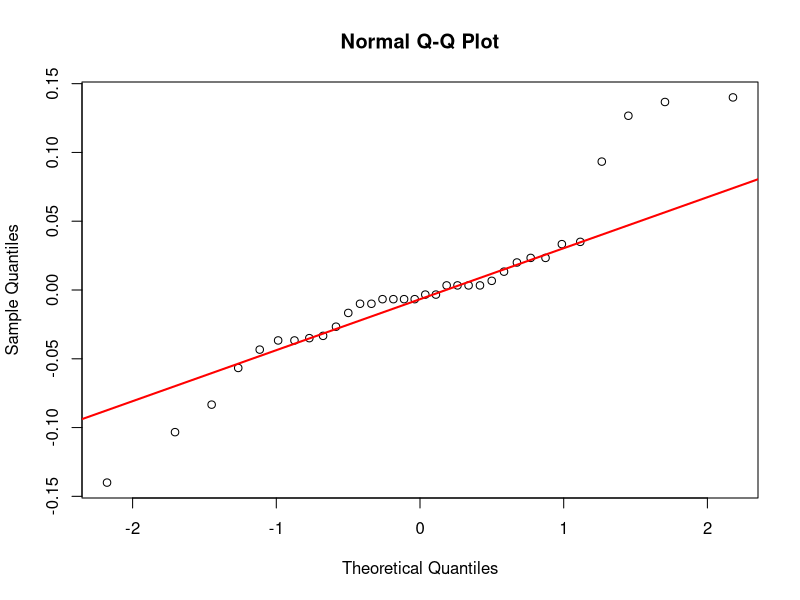
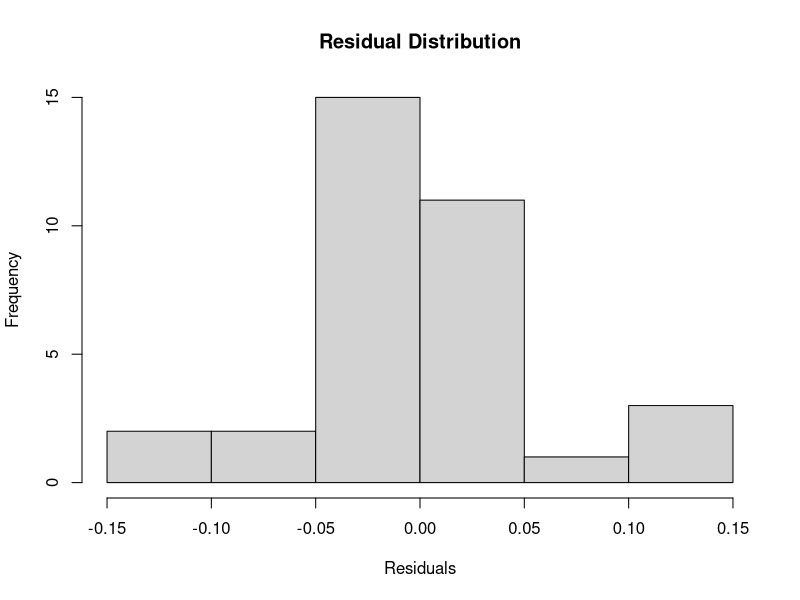
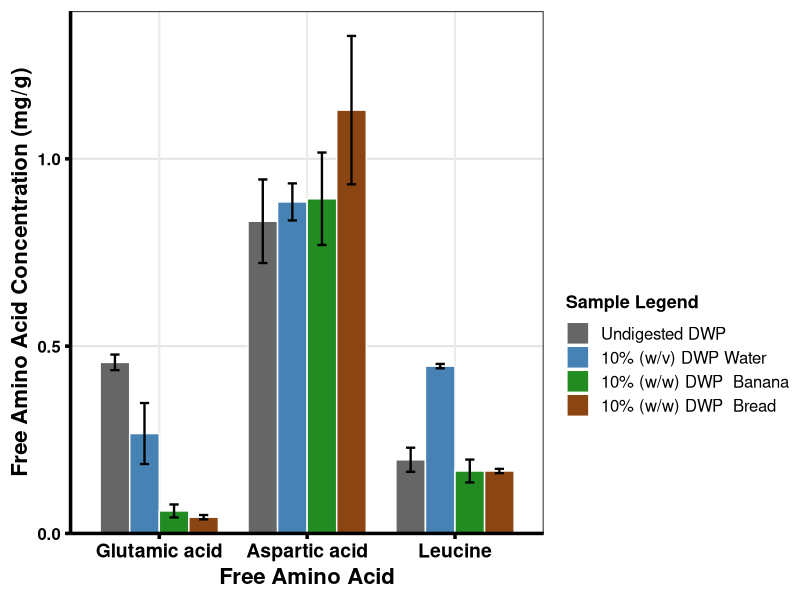

Generate these figures, in order, with R: (Note: this script raises an error after producing the figures.)
# =====================================================================
# Free amino acid release from Lemna minor duckweed after in vitro digestion
# Statistics (TWO-way ANOVA + INTERACTION)
# Conference Poster Version (Portrait)
# =====================================================================

library(tidyverse)

# ---------------------------------------------------------------------
# 1. Data
# ---------------------------------------------------------------------

codes <- c("ND", "W", "Bn", "Br")

labels <- c(
  ND = "Undigested DWP",
  W = "10% (w/v) DWP Water",
  Bn = "10% (w/w) DWP  Banana",
  Br = "10% (w/w) DWP  Bread"
)

cols <- c(
  ND = "grey40",
  W = "steelblue",
  Bn = "forestgreen",
  Br = "saddlebrown"
)

dat <- tribble(
  ~amino_acid, ~treatment, ~r1, ~r2, ~r3,
  
  "Glutamic acid", "ND", 0.44, 0.45, 0.48,
  "Glutamic acid", "W", 0.23, 0.21, 0.36,
  "Glutamic acid", "Bn", 0.05, 0.05, 0.08,
  "Glutamic acid", "Br", 0.04, 0.04, 0.05,
  
  "Aspartic acid", "ND", 0.96, 0.75, 0.79,
  "Aspartic acid", "W", 0.85, NA, 0.92,
  "Aspartic acid", "Bn", 0.86, 1.03, 0.79,
  "Aspartic acid", "Br", 0.99, NA, 1.27,
  
  "Leucine", "ND", 0.22, 0.16, 0.21,
  "Leucine", "W", 0.45, 0.45, 0.44,
  "Leucine", "Bn", 0.16, 0.20, 0.14,
  "Leucine", "Br", 0.17, 0.16, 0.17
) |>
  pivot_longer(
    r1:r3,
    names_to = "replicate",
    values_to = "conc"
  ) |>
  dplyr::filter(!is.na(conc)) |>
  mutate(
    amino_acid = factor(
      amino_acid,
      levels = c(
        "Glutamic acid",
        "Aspartic acid",
        "Leucine"
      )
    ),
    treatment = factor(
      treatment,
      levels = codes
    )
  )

# =====================================================================
# TWO-WAY ANOVA
# =====================================================================

library(tidyverse)
library(car)
library(broom)

# ---------------------------------------------------------------------
# Two-way ANOVA
# ---------------------------------------------------------------------

fit2 <- aov(conc ~ treatment * amino_acid, data = dat)

cat("\n=== TWO-WAY ANOVA ===\n")
print(summary(fit2))

# =====================================================================
# ASSUMPTION CHECKS
# =====================================================================

# ---------------------------------------------------------------------
# Normality of residuals
# ---------------------------------------------------------------------

res <- residuals(fit2)

cat("\n=== SHAPIRO-WILK TEST ===\n")
print(shapiro.test(res))

qqnorm(res)
qqline(res, col = "red", lwd = 2)

hist(
  res,
  main = "Residual Distribution",
  xlab = "Residuals"
)

# ---------------------------------------------------------------------
# Homogeneity of Variance
# ---------------------------------------------------------------------

cat("\n=== LEVENE TEST ===\n")

levene_result <- leveneTest(
  conc ~ interaction(treatment, amino_acid),
  data = dat
)

print(levene_result)

# =====================================================================
# SUMMARY STATISTICS
# =====================================================================

plot_data <- dat %>%
  group_by(amino_acid, treatment) %>%
  summarise(
    n = n(),
    mean = mean(conc),
    sd = sd(conc),
    .groups = "drop"
  )

cat("\n=== SUMMARY STATISTICS ===\n")
print(plot_data)

# =====================================================================
# BAR CHART (MEAN ± SD)
# =====================================================================

dodge <- position_dodge(width = 0.8)

p_twoway <- ggplot(
  plot_data,
  aes(
    x = amino_acid,
    y = mean,
    fill = treatment
  )
) +
  
  geom_col(
    position = dodge,
    width = 0.8,
    colour = "white"
  ) +
  
  geom_errorbar(
    aes(
      ymin = mean - sd,
      ymax = mean + sd
    ),
    position = dodge,
    width = 0.25,
    linewidth = 0.8
  ) +
  
  scale_fill_manual(
    values = cols,
    labels = labels,
    name = "Sample Legend"
  ) +
  
  scale_y_continuous(
    expand = expansion(mult = c(0, 0.05))
  ) +
  
  labs(
    x = "Free Amino Acid",
    y = "Free Amino Acid Concentration (mg/g)"
  ) +
  
  theme_bw(base_size = 16) +
  
  theme(
    legend.position = "right",
    legend.box = "vertical",
    legend.margin = margin(t = 120),
    
    legend.title = element_text(
      size = 13,
      face = "bold"
    ),
    
    legend.text = element_text(
      size = 12
    ),
    
    axis.text.x = element_text(
      size = 14,
      face = "bold",
      colour = "black"
    ),
    
    axis.text.y = element_text(
      size = 12,
      face = "bold",
      colour = "black"
    ),
    
    axis.title.x = element_text(
      size = 16,
      face = "bold"
    ),
    
    axis.title.y = element_text(
      size = 16,
      face = "bold"
    ),
    
    axis.line = element_line(
      colour = "black",
      linewidth = 1.2
    ),
    
    axis.ticks = element_line(
      colour = "black",
      linewidth = 1.2
    ),
    
    panel.grid.major.y = element_line(
      colour = "grey90"
    ),
    
    panel.grid.minor = element_blank()
  )

print(p_twoway)

dev.new()
print(p_interaction)

# ---------------------------------------------------------------------
# Interaction Plot with 95% CI

#Think of 95% confidence interval (CI) as:

#"Given my sample data, the true population mean is likely to lie somewhere within this range."

#It tells you how precise your estimate is, whereas the mean tells you the best estimate itself.
# ---------------------------------------------------------------------

# ---------------------------------------------------------------------
# Interaction Plot with Mean ± SD
# ---------------------------------------------------------------------

# ---------------------------------------------------------------------
# Interaction Plot (Mean ± SD)
# ---------------------------------------------------------------------

interaction_summary <- dat %>%
  group_by(amino_acid, treatment) %>%
  summarise(
    n = n(),
    mean = mean(conc),
    sd = sd(conc),
    .groups = "drop"
  )

# Wrapped labels for poster readability
interaction_labels <- c(
  ND = "Undigested\nDWP",
  W = "10% (w/v)\nDWP Water",
  Bn = "10% (w/w)\nDWP Banana",
  Br = "10% (w/w)\nDWP Bread"
)

p_interaction <- ggplot(
  interaction_summary,
  aes(
    x = treatment,
    y = mean,
    colour = amino_acid,
    group = amino_acid
  )
) +
  
  geom_line(linewidth = 1.8) +
  
  geom_point(size = 5) +
  
  geom_errorbar(
    aes(
      ymin = pmax(mean - sd, 0),
      ymax = mean + sd
    ),
    width = 0.08,
    linewidth = 1
  ) +
  
  scale_x_discrete(
    labels = interaction_labels
  ) +
  
  scale_colour_manual(
    values = c(
      "Glutamic acid" = "#D55E00",
      "Aspartic acid" = "#0072B2",
      "Leucine" = "#009E73"
    )
  ) +
  
  labs(
    title = "Treatment × Amino Acid Interaction",
    x = "Food Matrix",
    y = "Free Amino Acid Concentration (mg/g)",
    colour = "Amino Acid"
  ) +
  
  theme_classic(base_size = 18) +
  
  theme(
    legend.position = "right",
    
    legend.title = element_text(
      face = "bold",
      size = 13
    ),
    
    legend.text = element_text(
      size = 12
    ),
    
    axis.text.x = element_text(
      size = 12,
      face = "bold",
      colour = "black",
      lineheight = 0.9
    ),
    
    axis.text.y = element_text(
      size = 12,
      face = "bold",
      colour = "black"
    ),
    
    axis.title = element_text(
      size = 14,
      face = "bold"
    ),
    
    plot.title = element_text(
      size = 16,
      face = "bold",
      hjust = 0.5
    ),
    
    panel.grid.minor = element_blank()
  )

print(p_interaction)

# ---------------------------------------------------------------------
# Summary statistics
# ---------------------------------------------------------------------

plot2 <- dat %>%
  group_by(amino_acid, treatment) %>%
  summarise(
    mean = mean(conc),
    sd = sd(conc),
    .groups = "drop"
  )

# ---------------------------------------------------------------------
# Plot
# ---------------------------------------------------------------------

dodge <- position_dodge(width = 0.8)

p_twoway <- ggplot(
  plot2,
  aes(
    x = amino_acid,
    y = mean,
    fill = treatment
  )
) +
  
  geom_col(
    position = dodge,
    width = 0.8,
    colour = "white"
  ) +
  
  geom_errorbar(
    aes(
      ymin = mean - sd,
      ymax = mean + sd
    ),
    position = dodge,
    width = 0.25,
    linewidth = 0.8
  ) +
  
  scale_fill_manual(
    values = cols,
    labels = labels,
    name = "Sample Legend"
  ) +
  
  labs(
    title = "Free Amino Acid Release",
    x = "Amino Acid",
    y = "Free Amino Acid Concentration (mg/g)"
  ) +
  
  theme_bw(base_size = 16) +
  
  theme(
    legend.position = "right",
    legend.box = "vertical",
    legend.margin = margin(t = 120),
    
    legend.title = element_text(
      size = 13,
      face = "bold"
    ),
    
    legend.text = element_text(
      size = 12
    ),
    
    axis.text.x = element_text(
      size = 12,
      face = "bold",
      colour = "black"
    ),
    
    axis.text.y = element_text(
      size = 12,
      face = "bold",
      colour = "black"
    ),
    
    axis.title.x = element_text(
      size = 16,
      face = "bold"
    ),
    
    axis.title.y = element_text(
      size = 16,
      face = "bold"
    ),
    
    axis.line = element_line(
      colour = "black",
      linewidth = 1.2
    ),
    
    axis.ticks = element_line(
      colour = "black",
      linewidth = 1.2
    ),
    
    panel.grid.major.y = element_line(
      colour = "grey90"
    ),
    
    panel.grid.minor = element_blank()
  )

print(p_twoway)
